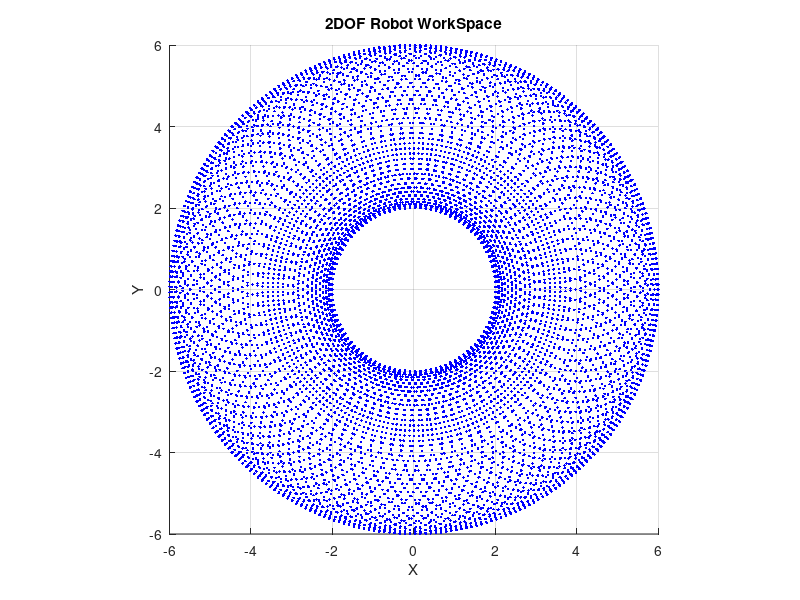

Write MATLAB code to recreate this figure.
clc; clear; close all;
L1 = 4; L2 = 2;
theta1_vals = linspace(0, 2 * pi, 100);
theta2_vals = linspace(0, 2 * pi, 100);

figure; hold on; axis equal;

xlabel('X');
ylabel('Y');
title('2DOF Robot WorkSpace');
axis([-6 6 -6 6]);
grid on;

x_vals = [];
y_vals = [];

for theta1 = theta1_vals

    for theta2 = theta2_vals
        x = L1 * cos(theta1) + L2 * cos(theta1 + theta2);
        y = L1 * sin(theta1) + L2 * sin(theta1 + theta2);

        x_vals = [x_vals, x];
        y_vals = [y_vals, y];
    endfor

end

plot(x_vals, y_vals, 'b.');
drawnow;
